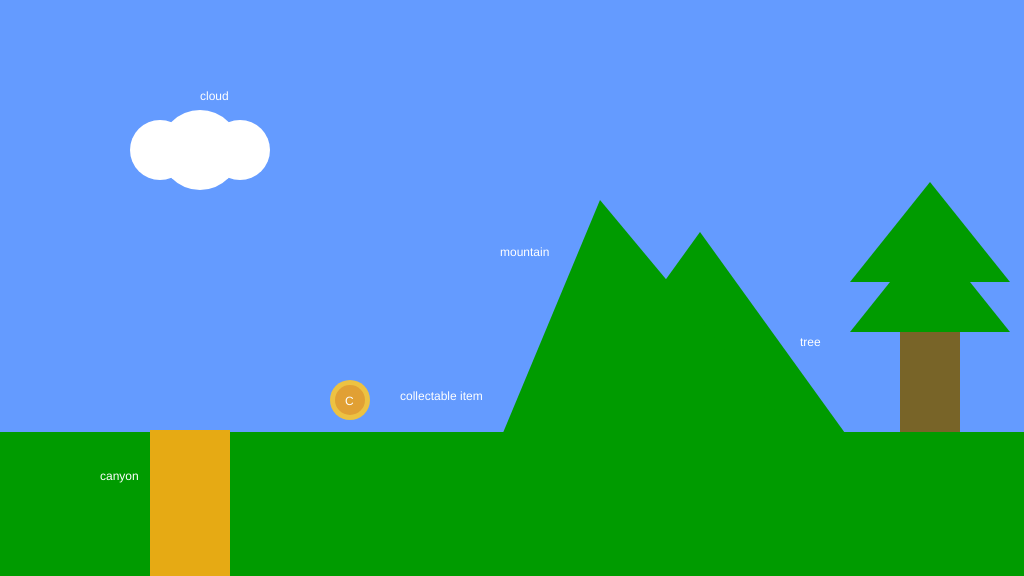
Frame 1 (no input)
Frame 60 (no input): identical to frame 1, image omitted
Frame 120 (the mouse pressed at the canvas centre since frame 60): identical to frame 1, image omitted

The p5.js sketch that drew this single still picture (run headless with seeded random() and noise() and a simulated clock; from frame 60 on, the mouse is pressed at the canvas centre):

// p5.js sketch
// ── sketch.js
/*

The Game Project

1 - Background Scenery

Use p5 drawing functions such as rect, ellipse, line, triangle and
point to draw the scenery as set out in the code comments. The items
should appear next to the text titles.

Each bit of scenery is worth two marks:

0 marks = not a reasonable attempt
1 mark = attempted but it's messy or lacks detail
2 marks = you've used several shape functions to create the scenery

I've given titles and chosen some base colours, but feel free to
imaginatively modify these and interpret the scenery titles loosely to
match your game theme.

WARNING: Do not get too carried away. If you're shape takes more than 15 lines of code to draw then you've probably over done it.


*/

function setup() {
  createCanvas(1024, 576);
}

function draw() {
  background(100, 155, 255); //fill the sky blue

  noStroke();
  fill(0, 155, 0);
  rect(0, 432, 1024, 144); //draw some green ground

  //1. a cloud in the sky
  //... add your code here
  fill(255, 255, 255);
  ellipse(200, 150, 80, 80);
  ellipse(160, 150, 60, 60);
  ellipse(240, 150, 60, 60);

  noStroke();
  fill(255);
  text("cloud", 200, 100);

  //2. a mountain in the distance
  //... add your code here

  fill(0, 155, 0);
  triangle(850, 440, 700, 232, 550, 440);
  triangle(800, 440, 600, 200, 500, 440);

  noStroke();
  fill(255);
  text("mountain", 500, 256);

  //3. a tree
  //... add your code here
  fill(120, 100, 40);
  rect(900, 282, 60, 150);

  // branches
  fill(0, 155, 0);
  triangle(850, 332, 930, 232, 1010, 332);
  triangle(850, 282, 930, 182, 1010, 282);

  noStroke();
  fill(255);
  text("tree", 800, 346);

  //4. a canyon
  //NB. the canyon should go from ground-level to the bottom of the screen

  //... add your code here
  fill(230, 170, 20);
  rect(150, 430, 80, 150);

  noStroke();
  fill(255);
  text("canyon", 100, 480);

  //5. a collectable token - eg. a jewel, fruit, coins
  //... add your code here

  fill(237, 194, 66);
  ellipse(350, 400, 40, 40);
  fill(225, 160, 52);
  ellipse(350, 400, 30, 30);
  fill(255, 255, 255);
  text("C", 345, 405);

  noStroke();
  fill(255);
  text("collectable item", 400, 400);
}
